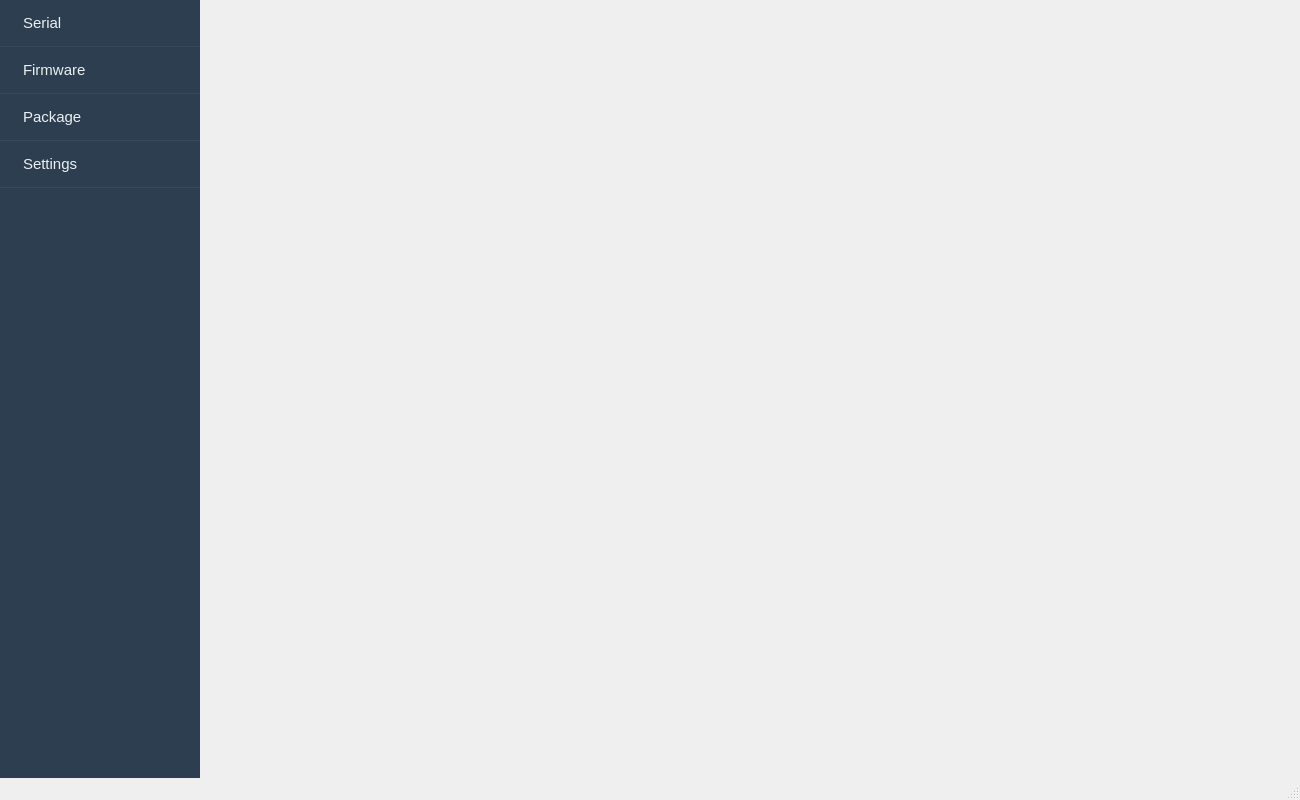
<?xml version="1.0" encoding="UTF-8"?>
<ui version="4.0">
 <class>MainWindow</class>
 <widget class="QMainWindow" name="MainWindow">
  <property name="geometry">
   <rect>
    <x>0</x>
    <y>0</y>
    <width>1300</width>
    <height>800</height>
   </rect>
  </property>
  <property name="windowTitle">
   <string>FPV Debug Tool V2.1.1</string>
  </property>
  <widget class="QWidget" name="centralwidget">
   <layout class="QHBoxLayout" name="centralLayout">
    <property name="spacing">
     <number>0</number>
    </property>
    <property name="leftMargin">
     <number>0</number>
    </property>
    <property name="topMargin">
     <number>0</number>
    </property>
    <property name="rightMargin">
     <number>0</number>
    </property>
    <property name="bottomMargin">
     <number>0</number>
    </property>
    <item>
     <widget class="QListWidget" name="listSidebar">
      <property name="minimumSize">
       <size>
        <width>200</width>
        <height>0</height>
       </size>
      </property>
      <property name="maximumSize">
       <size>
        <width>200</width>
        <height>16777215</height>
       </size>
      </property>
      <property name="styleSheet">
       <string notr="true">QListWidget {
    background-color: #2c3e50;
    border: none;
    outline: none;
    font-size: 11pt;
}
QListWidget::item {
    color: #ecf0f1;
    padding: 14px 20px;
    border: none;
    border-bottom: 1px solid #34495e;
}
QListWidget::item:hover {
    background-color: #34495e;
    color: #ffffff;
    padding-left: 24px;
}
QListWidget::item:selected {
    background-color: #2980b9;
    color: #ffffff;
    font-weight: bold;
    border-left: 4px solid #1abc9c;
    padding-left: 16px;
}</string>
      </property>
      <item>
       <property name="text">
        <string>Serial</string>
       </property>
      </item>
      <item>
       <property name="text">
        <string>Firmware</string>
       </property>
      </item>
      <item>
       <property name="text">
        <string>Package</string>
       </property>
      </item>
      <item>
       <property name="text">
        <string>Settings</string>
       </property>
      </item>
     </widget>
    </item>
    <item>
     <widget class="QStackedWidget" name="stackContent"/>
    </item>
   </layout>
  </widget>
  <widget class="QStatusBar" name="statusbar"/>
 </widget>
 <resources/>
 <connections/>
</ui>
